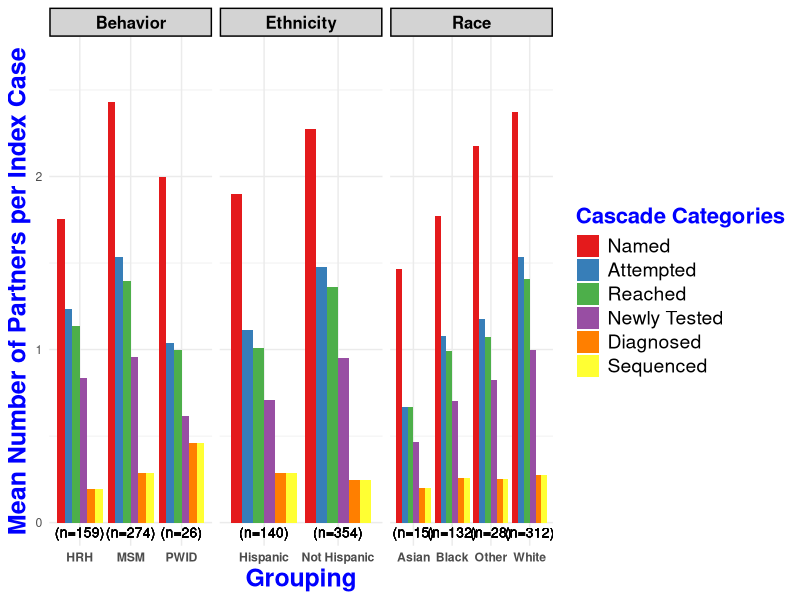

Generate this figure with R: (Note: this script raises an error after producing the figure.)
rm(list=ls())

library(tidyr)
library(ggplot2)
library(here)

# Behavior Data
msm_denom <- 274
pwid_denom <- 26
hrh_denom <- 159

df <- data.frame(
  Grouping = c("MSM", "PWID", "HRH"),
  Named_Mean = c(666/msm_denom, 52/pwid_denom, 279/hrh_denom),
  Contact_Attempted_Mean = c(420/msm_denom, 27/pwid_denom, 196/hrh_denom),
  Reached_Mean = c(383/msm_denom, 26/pwid_denom, 181/hrh_denom),
  Tested_Mean = c(262/msm_denom, 16/pwid_denom, 133/hrh_denom),
  Diagnosed_Mean = c(79/msm_denom, 12/pwid_denom, 31/hrh_denom),
  Sequenced_Mean = c(79/msm_denom, 12/pwid_denom, 31/hrh_denom),
  N = c(paste0("(n=", msm_denom, ")"), paste0("(n=", pwid_denom, ")"), paste0("(n=", hrh_denom, ")"))
)

df_long <- df %>%
  gather(Category, Value, -Grouping, -N)

levels = c("Named_Mean", 
              "Contact_Attempted_Mean",
              "Reached_Mean",
              "Tested_Mean", 
              "Diagnosed_Mean", 
              "Sequenced_Mean"
              )
              

df_long$Category <- 
  factor(df_long$Category, 
    levels = levels
  )

# Race Data
white_denom <- 312
black_denom <- 132
asian_denom <- 15
other_denom <- 28

df_race <- data.frame(
  Grouping = c("White", "Black", "Asian", "Other"),
  Named_Mean = c(740/white_denom, 234/black_denom, 22/asian_denom, 61/other_denom),
  Contact_Attempted_Mean = c(478/white_denom, 142/black_denom, 10/asian_denom, 33/other_denom),
  Reached_Mean = c(439/white_denom, 131/black_denom, 10/asian_denom, 30/other_denom), 
  Tested_Mean = c(311/white_denom, 93/black_denom, 7/asian_denom, 23/other_denom),
  Diagnosed_Mean = c(85/white_denom, 34/black_denom, 3/asian_denom, 7/other_denom),
  Sequenced_Mean = c(85/white_denom, 34/black_denom, 3/asian_denom, 7/other_denom),
  N = c(paste0("(n=", white_denom, ")"), paste0("(n=", black_denom, ")"), paste0("(n=", asian_denom, ")"), paste0("(n=", other_denom, ")"))
)

df_race_long <- df_race %>%
  gather(Category, Value, -Grouping, -N)
df_race_long$Category <- factor(df_race_long$Category, 
  levels = levels)

# Ethnicity Data
hispanic_denom <- 140
nonhispanic_denom <- 354

df_ethnicity <- data.frame(
  Grouping = c("Hispanic", "Not Hispanic"),
  Named_Mean = c(266/hispanic_denom, 806/nonhispanic_denom),
  Contact_Attempted_Mean = c(156/hispanic_denom, 522/nonhispanic_denom),
  Reached_Mean = c(141/hispanic_denom, 481/nonhispanic_denom),
  Tested_Mean = c(99/hispanic_denom, 337/nonhispanic_denom),
  Diagnosed_Mean = c(40/hispanic_denom, 88/nonhispanic_denom),
  Sequenced_Mean = c(40/hispanic_denom, 88/nonhispanic_denom),
  N = c(paste0("(n=", hispanic_denom, ")"), paste0("(n=", nonhispanic_denom, ")"))
)
df_ethnicity_long <- df_ethnicity %>%
  gather(Category, Value, -Grouping, -N)

df_ethnicity_long$Category <- 
  factor(df_ethnicity_long$Category, 
    levels = levels
    )

# Combine All Data
df_long$Type <- "Behavior"
df_race_long$Type <- "Race"
df_ethnicity_long$Type <- "Ethnicity"
combined_df <- rbind(df_long, df_race_long, df_ethnicity_long)

# Plot
p <- ggplot(combined_df, aes(x = Grouping, y = Value, fill = Category)) +
  geom_bar(stat = "identity", position = "dodge") +
  geom_text(aes(label = N, y = 0), vjust = 1.5, hjust = 0.5, size = 3.5, fontface="plain", color = "black") +
  labs(y = "Mean Number of Partners per Index Case") +
  scale_fill_brewer(
    palette="Set1", 
    breaks=levels, 
    labels=c("Named", "Attempted", "Reached", 
            "Newly Tested", "Diagnosed", "Sequenced"), name="Cascade Categories")+
  theme_minimal() +
  theme(
    plot.title = element_blank(),
    axis.text.x = element_text(face="bold"),
    axis.title.y = element_text(face="bold", size=18, color="blue"),
    axis.title.x = element_text(face="bold", size=18, color="blue"),
    axis.text.y = element_text(),
    legend.text = element_text(size=14),
    legend.title = element_text(size = 16, face = "bold", color = "blue"), 
    strip.text = element_text(size = 12, face = "bold", color = "black"),
    strip.background = element_rect(fill = "lightgray", color = "black", linewidth = 1)
  ) +
  facet_wrap(~Type, scales = "free_x", ncol = 3) +
  ylim(0, max(combined_df$Value) + 0.1*max(combined_df$Value))

loc_to_save <- here("manuscript-viz", "out", "split_cascade.pdf")
print(p)
ggsave(loc_to_save, plot = p, 
      width = 12, height = 6, dpi = 300)

p_split <- p

saveRDS(p_split, file = here("manuscript-viz", "out", "p_split_cascade.rds"))
